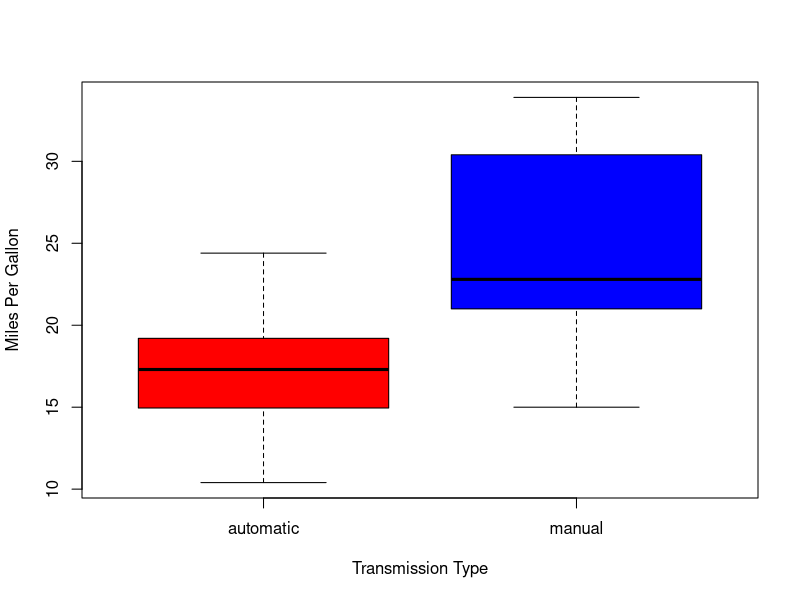
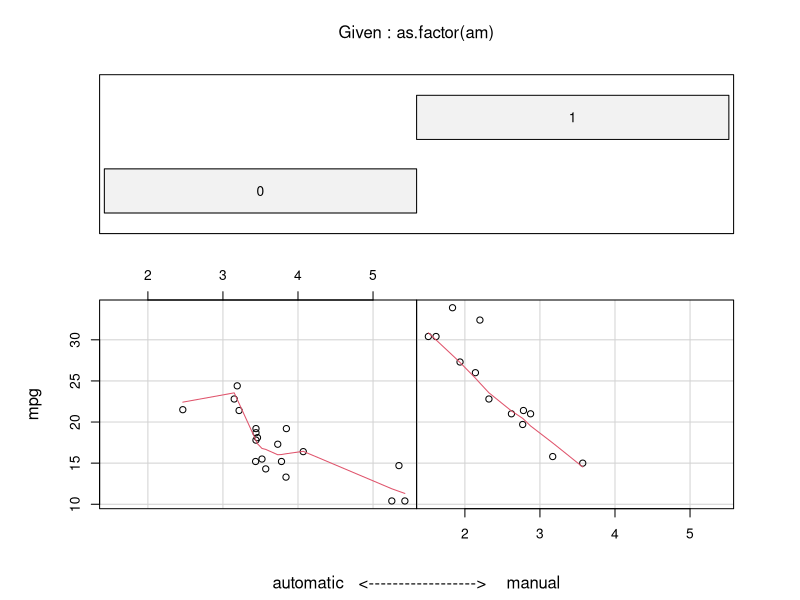
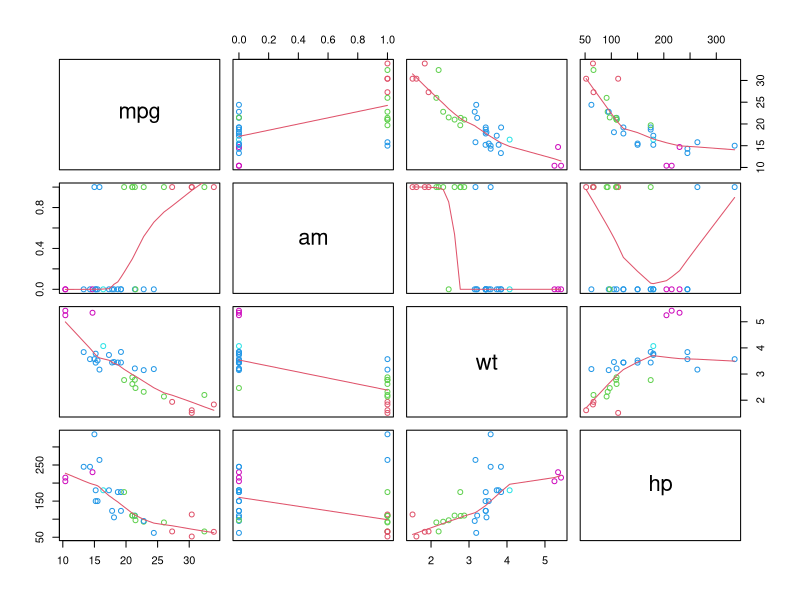
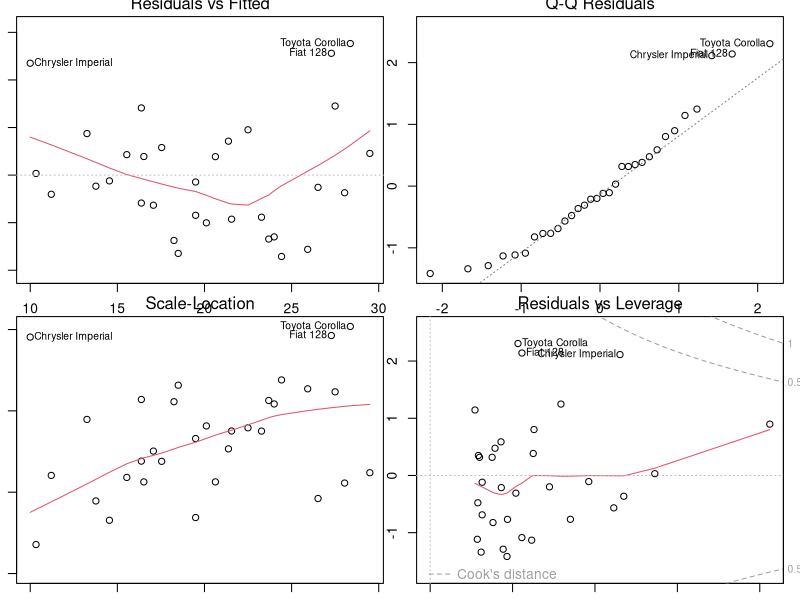

Write the R code that produced these figures, in order.
## ---- chunk 1
## 
## Regression Models Project
##
library(dplyr)
library(ggplot2)
library(knitr)
knitr::opts_chunk$set(echo = TRUE)
knitr::opts_chunk$set(fig.width=4, fig.height=4)
## ---- chunk 2
data(mtcars) 
head(mtcars) 
# summary(mtcars)
## ---- chunk 3
cyl  <- factor(mtcars$cyl) 
vs   <- factor(mtcars$vs) 
gear <- factor(mtcars$gear) 
carb <- factor(mtcars$carb) 
am   <- factor(mtcars$am,labels=c("Automatic","Manual"))
## ---- chunk 4
summary(mtcars$mpg)
## ---- chunk 5
data <- tapply(mtcars$mpg, am, summary)
auto <- data[1]
auto
## ---- chunk 6
data <- tapply(mtcars$mpg, am, summary)
man <- data[2]
man
## ---- chunk 7
cor(mtcars$mpg, mtcars$am, method = "pearson") #Transmission type
cor(mtcars$mpg, mtcars$wt, method = "pearson") #Weight
cor(mtcars$mpg, mtcars$hp, method = "pearson") #Horsepower
#cor.test(mtcars$mpg, mtcars$am, method = "pearson")
## ---- chunk 8
mod1 <- lm(mpg ~ am , data = mtcars)  
mod2 <- lm(mpg ~ am + wt, data = mtcars)  
mod3 <- lm(mpg ~ am + wt + hp , data = mtcars)  
mod4 <- lm(mpg ~ am + wt + hp + disp, data = mtcars)  
mod5 <- lm(mpg ~ ., data = mtcars)  
## ---- chunk 9
anova(mod1, mod2, mod3, mod4, mod5) 
## ---- chunk 10
boxplot(mpg ~ am, data = mtcars, names=c("automatic","manual"), col = (c("red","blue")), ylab = "Miles Per Gallon", xlab = "Transmission Type") 
## ---- chunk 11
coplot(mpg ~ wt | as.factor(am), data = mtcars, xlab=c("automatic   <------------------>    manual"), panel = panel.smooth, rows = 1) 
## ---- chunk 12
mtcarsvars <- mtcars[, c(1, 9, 6, 4)]
mar.orig <- par()$mar  # save the original values  
par(mar = c(1, 1, 1, 1))  # set your new values  
pairs(mtcarsvars, panel = panel.smooth, col = 9 + mtcars$wt)
## ---- chunk 13
par(mfrow = c(2,2)) 
plot(mod3)
## ---- chunk 14
auto <- mtcars[am == "Automatic",] 
man <- mtcars[am == "Manual",] 
t.test(auto$mpg, man$mpg)
## ---- chunk 15
mod3
